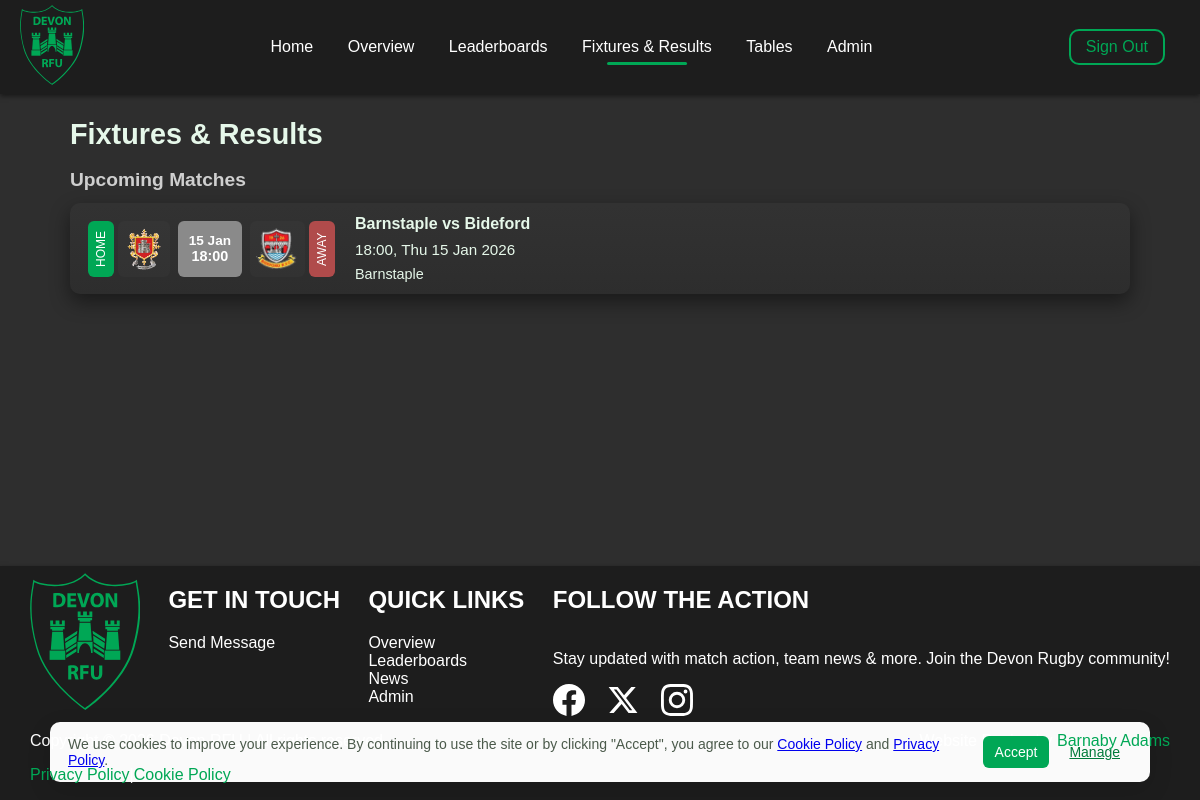
Screenshot of /fixtures-results (signed in) with the database file from the repository.
### models.py (models this page shows, shortened)
class Match(db.Model):
    __tablename__ = 'match'
    id = db.Column(db.Integer, primary_key=True)
    home_team_id = db.Column(db.Integer, db.ForeignKey('team.id'), nullable=False)
    away_team_id = db.Column(db.Integer, db.ForeignKey('team.id'), nullable=False)
    date_time = db.Column(db.DateTime, nullable=False, default=datetime.utcnow)
    location = db.Column(db.String(255), nullable=True)
    home_score = db.Column(db.Integer, nullable=True)
    away_score = db.Column(db.Integer, nullable=True)
    home_team = db.relationship('Team', foreign_keys=[home_team_id], backref='home_matches')
    away_team = db.relationship('Team', foreign_keys=[away_team_id], backref='away_matches')

class Team(db.Model):
    __tablename__ = 'team'
    id = db.Column(db.Integer, primary_key=True)
    name = db.Column(db.String(200), nullable=False)
    code = db.Column(db.String(64), unique=True, nullable=True)
    logo_filename = db.Column(db.String(256), nullable=True)
    players = db.relationship('Player', backref='team', lazy='dynamic')
    coaches = db.relationship('User', secondary='team_coaches', backref=db.backref('coached_teams', lazy='dynamic'))

### app.py (the view)
@app.route("/fixtures-results")
def fixtures_results():
    now = datetime.utcnow()
    try:
        upcoming = Match.query.filter(Match.date_time >= now).order_by(Match.date_time.asc()).all()
        past = Match.query.filter(Match.date_time < now).order_by(Match.date_time.desc()).all()
    except Exception:
        upcoming = []
        past = []
    return render_template("fixtures_results.html", upcoming=upcoming, past=past, now=now)

### app.py (called while the page is built)
@login_manager.user_loader
def load_user(user_id):
    return User.query.get(int(user_id))

### models.py (called while the page is built)
    def is_superadmin(self):
        lvl = self.access_level
        if lvl is None:
            return False
        try:
            return int(lvl) >= 2
        except Exception:
            return str(lvl).lower() in ('superadmin', 'admin')

### templates/fixtures_results.html (shortened to what this page needs)
{% extends "base.html" %}
{% block content %}
<section class="fixtures-section content-wrap">
	<h1>Fixtures & Results</h1>
	{% if upcoming %}
	<h2>Upcoming Matches</h2>
	<div class="match-list">
		{% for match in upcoming %}
		<article class="match-card">
			<div class="left-pane">
				<div class="ribbon ribbon-home">HOME</div>
				<img src="{{ url_for('static', filename='team-logos/' ~ (match.home_team.logo_filename or 'placeholder.svg')) }}" alt="{{ match.home_team.name }} logo" class="team-logo">
				<div class="score-box scheduled">
					<div class="top">{{ match.date_time.strftime('%d %b') }}</div>
					<div class="bottom">{{ match.date_time.strftime('%H:%M') }}</div>
				</div>
				<img src="{{ url_for('static', filename='team-logos/' ~ (match.away_team.logo_filename or 'placeholder.svg')) }}" alt="{{ match.away_team.name }} logo" class="team-logo">
				<div class="ribbon ribbon-away">AWAY</div>
			</div>
			<div class="match-main">
				<div class="match-left">
					<div class="line line-title">{{ match.home_team.name }} vs {{ match.away_team.name }}</div>
					<div class="line line-meta">{{ match.date_time.strftime('%H:%M') }}, {{ match.date_time.strftime('%a %d %b %Y') }}</div>
					<div class="line line-location">{{ match.location or 'TBC' }}</div>
				</div>
			</div>
		</article>
		{% endfor %}
	</div>
	{% endif %}
</section>
{% endblock %}

### static/style.css (style rules this page uses)
:root { --brand-green: #00a755; --brand-grey: #1d1d1d; --white: #ffffff; --btn-padding: 12px 20px; --btn-radius: 12px; --btn-gap: 14px; }
*, *::before, *::after { box-sizing: border-box; }
.content-wrap { max-width: 1100px; margin: 24px auto; padding: 0 20px; }
body { color: var(--white); margin: 0; font-family: Arial, sans-serif; background-color: #2e2e2e; }
html, body { height: 100%; }
body { display: flex; flex-direction: column; min-height: 100vh; }
.fixtures-section h1 { font-size: 1.8rem; margin: 18px 0; color: #e6f8ea; }
.fixtures-section h2 { font-size: 1.2rem; margin: 12px 0; color: #cfcfcf; }
.match-list { display: flex; flex-direction: column; gap: 14px; }
.match-card { display: flex; gap: 14px; align-items: center; background: linear-gradient(180deg, rgba(255,255,255,0.02), rgba(0,0,0,0.02)); padding: 12px; border-radius: 10px; box-shadow: 0 8px 20px rgba(0,0,0,0.45); }
.match-card .left-pane { width: 25%; min-width: 180px; display: flex; align-items: center; gap: 8px; }
.team-logo { width: 56px; height: 56px; object-fit: contain; background: rgba(255,255,255,0.02); padding: 6px; border-radius: 6px; }
.score-box { width: 70px; height: 56px; display: flex; flex-direction: column; align-items: center; justify-content: center; border-radius: 6px; color: white; font-weight: 700; text-align: center; }
.score-box.scheduled { background: #8a8a8a; color: #ffffff; font-weight: 600; box-shadow: none; }
.score-box .top { font-size: 0.85rem; }
.score-box .bottom { font-size: 0.9rem; }
.ribbon { writing-mode: vertical-rl; text-orientation: mixed; transform: rotate(180deg); padding: 8px 6px; border-radius: 6px; color: #fff; font-size: 0.75rem; align-self: stretch; display: flex; align-items: center; justify-content: center; }
.ribbon-home { background: var(--brand-green); }
.ribbon-away { background: #cfcfcf; color: #1d1d1d; }
.match-card { position: relative; }
.left-pane { position: relative; padding-left: 36px; padding-right: 36px; }
.left-pane .ribbon { position: absolute; top: 50%; transform: translateY(-50%) rotate(180deg); display: flex; align-items: center; justify-content: center; z-index: 2; padding: 10px 6px; min-height: 56px; }
.left-pane .ribbon-home { left: 6px; background: var(--brand-green); }
.left-pane .ribbon-away { right: 6px; background: #b04b4b; color: #fff; }
.match-main { flex: 1; display: flex; justify-content: space-between; align-items: center; gap: 20px; }
.match-left { text-align: left; display: flex; flex-direction: column; gap: 8px; }
.match-left .line { color: #e6f8ea; }
.line-title { font-weight: 800; font-size: 1rem; margin-bottom: 0; }
.line-meta { color: #cfcfcf; font-size: 0.95rem; margin-bottom: 0; }
.line-location { color: #bfbfbf; font-size: 0.9rem; }
body { margin: 0; font-family: Arial, sans-serif; background-color: #2e2e2e; }
:root { --brand-green: #00a755; --white: #ffffff; --btn-padding: 12px 20px; --btn-radius: 12px; --btn-gap: 14px; }

### rows the page displays
Match: logo_filename (picture), date_time "15 Jan", date_time "18:00", home_team.name "Barnstaple", away_team.name "Bideford", date_time "Thu 15 Jan 2026", location "Barnstaple"
